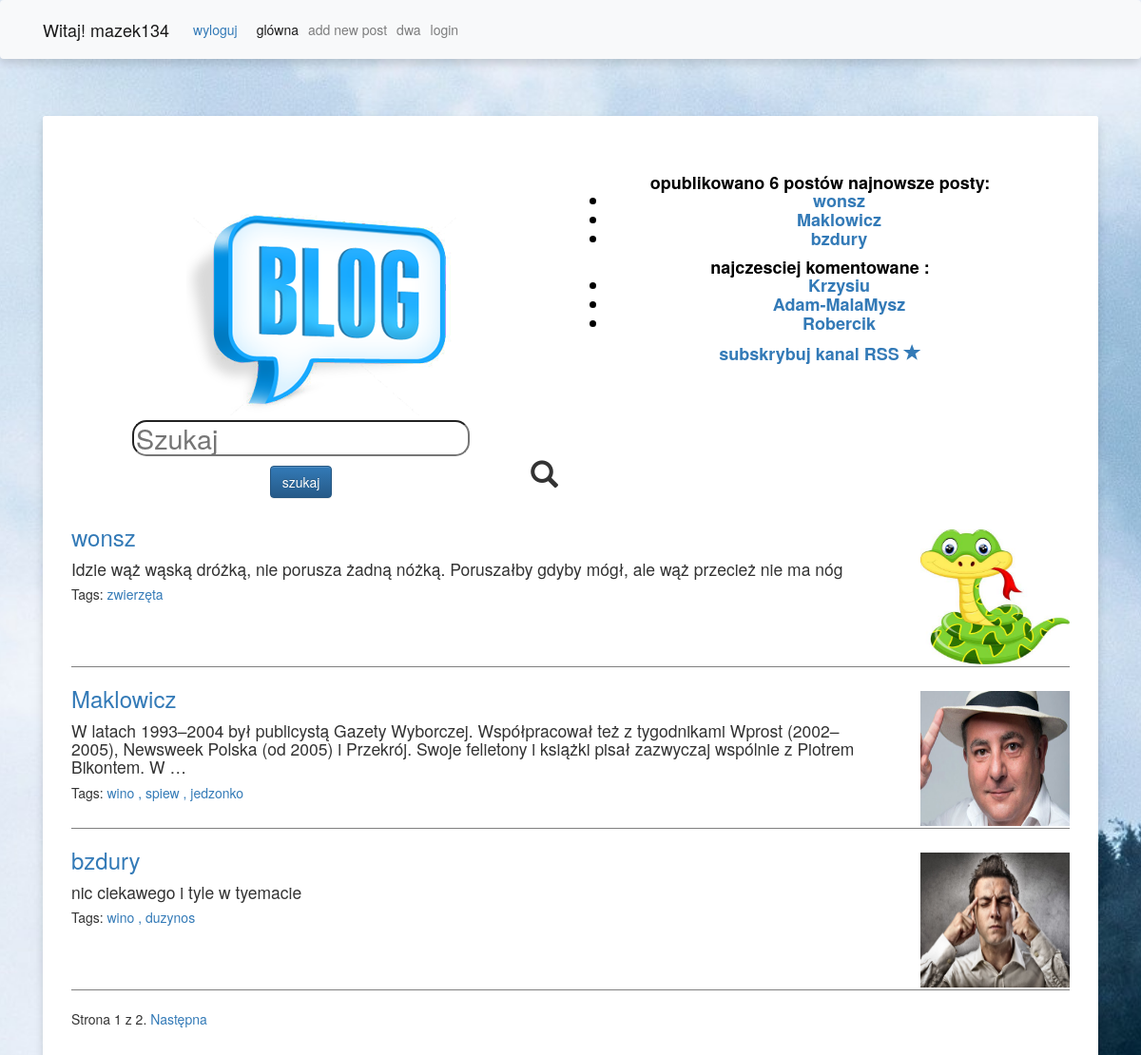
The app's page / (signed in) with its own data.
### blog_2/models.py (models this page shows, shortened)
class Post(models.Model):
    STATUS_CHOICES = (('draft','Draft'),('published','Published'),)
    title = models.CharField(max_length=250)
    slug = models.SlugField(max_length=250,unique_for_date='publish')
    author = models.ForeignKey(User,on_delete=models.CASCADE,related_name='blog_posts')
    body = models.TextField()
    publish = models.DateTimeField(default=timezone.now)
    status = models.CharField(max_length=10,choices=STATUS_CHOICES,default='draft')
    tags = TaggableManager()  # dodaje meneger tagow
    'managery'
    objects = models.Manager()  # manager domyślny.
    published = PublishedManager()  # Własny menedżer.
    class Meta:
        ordering = ('-publish',)
    'tworzy sciezke  ze zmiennymi konkretnego posta z get absolute do samego siebie czyli do post'
    def get_absolute_url(self):
        return reverse('blog_2:post_detail',
                       args=[self.publish.year,
                             self.publish.strftime('%m'),
                             self.publish.strftime('%d'),
                             self.slug])

### blog_2/views.py (the view)
# urls.py: path('', views.Post_list, name='Post_list'),
def Post_list(request,tag_slug=None): #domyslnie nie ma taga
        object_list = Post.published.all()
        tag = None
        keyword2="poczatkowe"
        result=None
        searched = False
        if request.method == 'POST':
            s_form = search_form(data=request.POST)
            if s_form.is_valid():
                searched = True
                keyword2 = s_form.cleaned_data['keyword']
                object_list= Post.published.filter(title__icontains=keyword2)
                if not  object_list:
                    object_list = Post.published.filter(body__icontains=keyword2)
                if  object_list:
                    result = True
        else:
            s_form = search_form()
        if tag_slug:
            tag = get_object_or_404(Tag,slug=tag_slug)
            object_list = object_list.filter(tags__in=[tag])
        paginator = Paginator(object_list, 3)
        page = request.GET.get('page')
        try:
            posts = paginator.page(page)
        except PageNotAnInteger:
            posts = paginator.page(1)
        except EmptyPage:
            posts= paginator.page(paginator.num_pages)
        return render(request, 'blog_2/post_list.html', {'page': page, 'posts': posts, 'tag':tag,'s_form':s_form,'result':result, 'searched':searched })

### blog_2/forms.py
class search_form(forms.Form):
    keyword = forms.CharField(label='', max_length=100)
    keyword.widget.attrs.update({'class': 'searchtextrea','placeholder':'Szukaj'})

### blog_2/models.py (called while the page is built)
    def get_queryset(self):
        return super(PublishedManager, self).get_queryset().filter(status='published')

### blog_2/templatetags/blog_2_tags.py (called while the page is built)
@register.simple_tag()
def total_posts():
    return Post.published.count()

@register.inclusion_tag('blog_2/latest_posts.html')
def show_latest_posts(count=5):
    latest_posts = Post.published.order_by('-publish')[:count]
    return {'latest_posts':latest_posts}

@register.simple_tag()
def get_most_commented_posts(count=3):
    return Post.published.annotate(total_comments=Count('comments')).order_by('-total_comments')[:count]

### blog_2/templates/blog_2/post_list.html (shortened to what this page needs)
{% extends 'blog_2/base.html' %}
{% block tit %}
<div class="pptitle">
<div class="titleBLOG">
    {% load blog_2_tags %}
    {% load static %}
<img src="{% static 'images/logo_blog.png' %}"/>
</div>
    <div class="Bdetails">
         opublikowano {% total_posts %} postów
        najnowsze posty:
<br>
{% show_latest_posts 3 %}
najczesciej komentowane :
{% get_most_commented_posts as most_commented_posts %}
<ul>
    {% for post in most_commented_posts %}
    <li>
        <a href="{{post.get_absolute_url}}">{{post.title}}</a>
    </li>
    {% endfor %}
</ul>
         <div class ="rss">
            <a href= "{% url 'blog_2:post_feed' %}" class="top-menu">  subskrybuj kanal RSS  <span class="glyphicon glyphicon-star">  </span></a>
        </div>
         </div>
    </div>
<div class="searcher">
    <form action="." method="post" >
        <div class="lupka">
     <span  class="glyphicon glyphicon-search">  </span>
</div>
    {{ s_form.as_p }}
    <button type="submit" class="btn btn-primary">szukaj</button>
    </form>
</div>
{% endblock %}
{% block content %}
{% if posts %}
    {% for post in posts %}
<div class="onepost">
<div class="obrazekpost">
    {% with 'images/'|add:post.title|add:'.jpg' as image_static %}
     <img src="{% static image_static %}"width="100%" height="100%"/>
 {% endwith %}
</div>
<h3>
    <a href= "{{ post.get_absolute_url }}" >
    {{ post.title }}
    </a>
    </h3>
<h4 class="postbody" >
    {{ post.body|truncatewords:30|linebreaks }}
    <p class="tags">
        Tags:
        {% for tag in post.tags.all %}
        <a href ="{% url 'blog_2:post_list_by_tag' tag.slug %}">
        {{ tag.name}}
            {% if not forloop.last %}, {% endif %}
            {% endfor %}
        </a>
    </p>
    </h4>
    </div>
    {% endfor %}
{% endif %}
{% include "blog_2/pagination.html" with page=posts %}
{% endblock %}

### blog_2/templates/blog_2/base.html (shortened to what this page needs)
{% load static %}
<html>
<head>
  <link rel="stylesheet" href="https://stackpath.bootstrapcdn.com/bootstrap/4.3.1/css/bootstrap.min.css">
  <link rel="stylesheet" href="//maxcdn.bootstrapcdn.com/bootstrap/3.2.0/css/bootstrap.min.css">
  <link rel="stylesheet" href="//maxcdn.bootstrapcdn.com/bootstrap/3.2.0/css/bootstrap-theme.min.css">
    <link rel="stylesheet" href="{% static 'blog_2.css' %}">
</head>
<nav class="navbar navbar-expand-lg navbar-light bg-light static-top mb-5 shadow">
  <div class="container">
    <a class="navbar-brand" href="#">Witaj! {{user.username}} </a>
    {% if user.is_authenticated %}
    <a href ="{% url 'logout' %}">wyloguj</a>
    {% endif %}
    <div class="collapse navbar-collapse" id="navbarResponsive">
      <ul class="navbar-nav ml-auto">
        <li class="nav-item active">
          <a class="nav-link" href="/">glówna
              </a>
        </li>
        <li class="nav-item">
          <a class="nav-link" href="{% url 'blog_2:new_post' %}">add new post</a>
        </li>
        <li class="nav-item">
          <a class="nav-link" href="#">dwa</a>
        </li>
        <li class="nav-item">
          <a class="nav-link" href="{% url 'login' %}">login</a>
        </li>
      </ul>
    </div>
  </div>
</nav>
<div class="container">
  <div class="card border-0 shadow my-5">
    <div class="card-body p-5">
      <h1 class="font-weight-light">
        <div class="title">
        {% block tit %}
        {% endblock %}
          </div>
      </h1>
      <div class="onepost1">
      {% block content %}
        {% endblock %}
      </div>
      <div style="height: 700px"></div>
    </div>
  </div>
</div>
</html>

### blog_2/templates/blog_2/latest_posts.html
<ul>
    {% for post in latest_posts %}
    <li>
        <a href="{{post.get_absolute_url }}">{{post.title}}</a>
    </li>
    {% endfor %}
</ul>

### blog_2/static/blog_2.css (style rules this page uses)
.pptitle { margin-bottom:50px; width:100%; height:220px; color:white; }
.titleBLOG { color:white; font-family:Impact, fantasy; float:left; padding-top:5%; width:50%; height: 50%; font-size: 2em; }
.Bdetails { padding-top:1%; color:black; font-weight: bold; float:right; width:50%; height:50%; font-size: 0.5em; }
.rss { font-size:1em; }
.title { text-align: center; }
.onepost { width:100%; height:15rem; border-bottom: 1px solid gray; }
.obrazekPost { background-color:gray; width:10%; height:95%; float:right; }
.postbody { width:80%; font-size: 1.25em; }
.obrazekpost { margin-top:0.5rem; background-color:grey; float:right; width:15%; }
.tags { font-size: 0.8em; }
.searcher { font-size:0.8em; width:50%; }
.lupka { float:right; padding-top:8%; padding-right:8%; width:6%; }
.searchtextrea { border: 5px solid ##C0C0C0; border-radius: 15px; }

### records on screen
Post: title "wonsz", body "Idzie wąż wąską dróżką, nie porusza żadną nóżką. Poruszałby gdyby mógł, ale wąż przecież nie ma nóg"
Post: title "Maklowicz", body "W latach 1993–2004 był publicystą Gazety Wyborczej. Współpracował też z tygodnikami Wprost (2002–2005), Newsweek Polska (od 2005) i Przekrój. Swoje felietony i książki pisał zazwyczaj wspólnie z Piotrem Bikontem. W …"
Post: title "bzdury", body "nic ciekawego i tyle w tyemacie"
Post: title "Krzysiu"
Post: title "Adam-MalaMysz"
Post: title "Robercik"
Tag: name "zwierzęta"
Tag: name "wino"
Tag: name "spiew"
Tag: name "jedzonko"
Tag: name "duzynos"

### other values on screen
{{ user.username }} "mazek134"
{{ page.number }} "1"
{{ page.paginator.num_pages }} "2"
